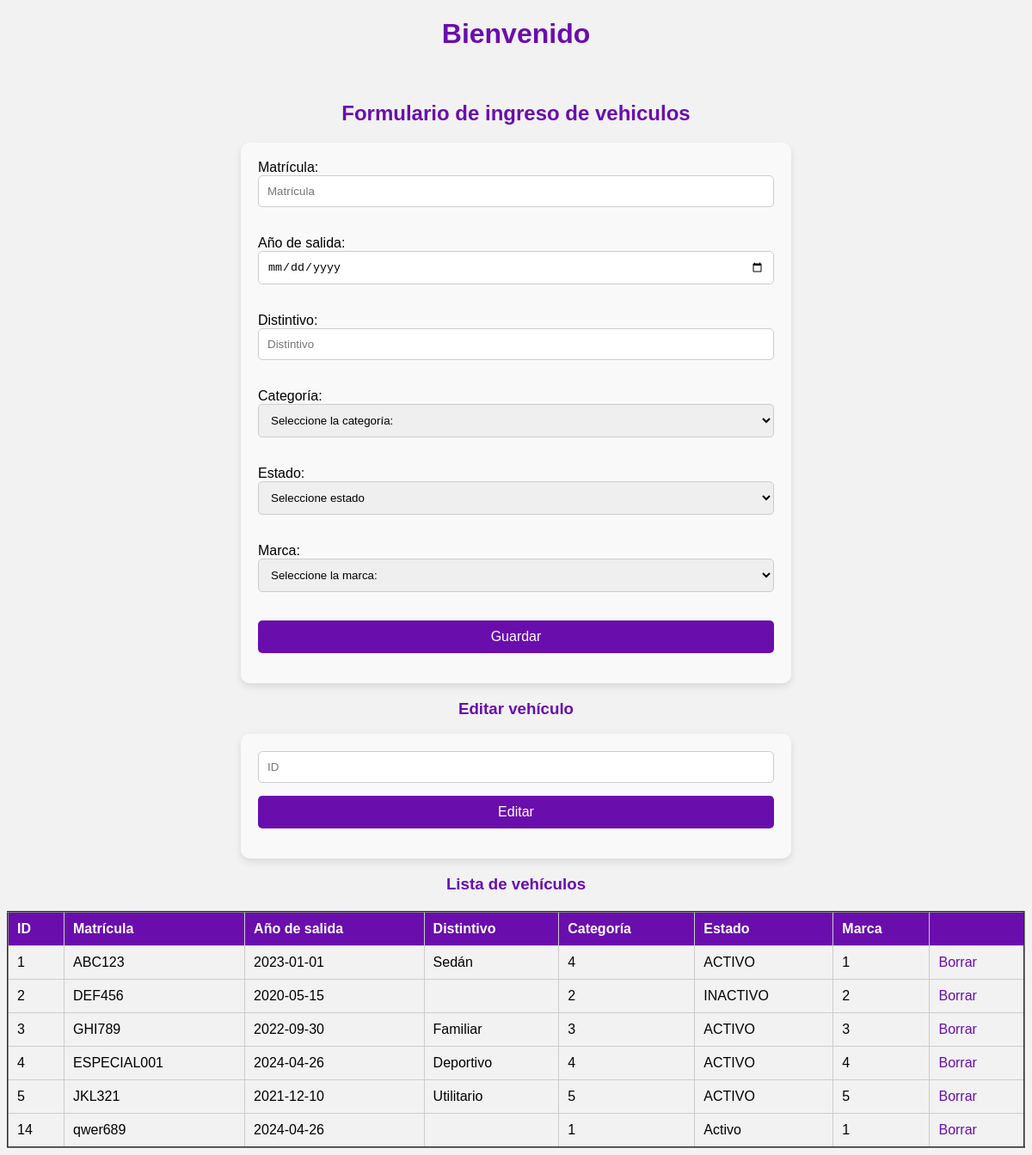
/CRUD_Chamely/index.php, run on the app's committed database.
### tables this page shows
CREATE TABLE `vehiculo` (
  `id_vh` int NOT NULL AUTO_INCREMENT,
  `matricula_vh` varchar(15) NOT NULL,
  `año_salida_vh` date NOT NULL,
  `distintivo_vh` text,
  `id_catg` int NOT NULL,
  `estado_vh` varchar(10) NOT NULL DEFAULT 'ACTIVO',
  `id_marca` int NOT NULL,
  PRIMARY KEY (`id_vh`),
  KEY `id_catg` (`id_catg`),
  KEY `id_marca` (`id_marca`),
  CONSTRAINT `vehiculo_ibfk_1` FOREIGN KEY (`id_catg`) REFERENCES `categoria_vh` (`id_catg`),
  CONSTRAINT `vehiculo_ibfk_2` FOREIGN KEY (`id_marca`) REFERENCES `marca_vh` (`id_marca`)
);

### CRUD_Chamely/index.php (the view, shortened to what this page needs)
<!DOCTYPE html>
<html lang="en">
<head>
</head>
<body>
<h1>Bienvenido</h1>
<br>
<h2>Formulario de ingreso de vehiculos</h2>
<form action="insertar.php" method="post">
    Matrícula:
    <br>
    <input type="text" name="matricula" placeholder="Matrícula">
    <br>
    <br>
    Año de salida:
    <br>
    <input type="date" name="año_salida">
    <br>
    <br>
    Distintivo:
    <br>
    <input type="text" name="distintivo" placeholder="Distintivo">
    <br>
    <br>
    Categoría:
    <select name="categoria">
        <option value="Seleccione" selected>Seleccione la categoría:</option>
    </select>
    <br>
    <br>
    Estado:
    <br>
    <select name="estado">
        <option value="Seleccione" selected>Seleccione estado
        <option value="Activo">Activo
</select>
<br>
    <br>
    Marca:
    <select name="marca">
        <option value="Seleccione" selected>Seleccione la marca:</option>
    </select>
    <br>
    <br>
    <button type="submit" name="submit">Guardar</button>
</form>
<h3>Editar vehículo</h3>
<form action="update.php" method="POST">
    <input type="text" name="id_vh" placeholder="ID">
    <button type="submit" name="update">Editar</button>
</form>
<h3>Lista de vehículos</h3>
<table border="2">
 <tr>
     <th>ID</th>
     <th>Matrícula</th>
     <th>Año de salida</th>
     <th>Distintivo</th>
     <th>Categoría</th>
     <th>Estado</th>
     <th>Marca</th>
     <th></th>
 <?php
 include_once 'conectar.php';
 $query = "SELECT * FROM vehiculo";
 $data = mysqli_query($mysqli, $query);
 $total = mysqli_num_rows($data);
 if($total!=0){
     while($row=mysqli_fetch_assoc($data)){
         echo "<tr> <td>" . $row['id_vh'] . "</td>
         <td>" . $row['matricula_vh'] . "</td>
         <td>" . $row['año_salida_vh'] . "</td>
         <td>" . $row['distintivo_vh'] . "</td>
         <td>" . $row['id_catg'] . "</td>
         <td>" . $row['estado_vh'] . "</td>
         <td>" . $row['id_marca'] . "</td>
         <td> <a href='delete.php?rn=$row[id_vh]'>Borrar</td> </tr>";
     }
 }
 ?>
</table>
</body>
</html>

### CRUD_Chamely/index.php (style rules this page uses)
body { font-family: Arial, sans-serif; background-color: #f2f2f2; }
h1, h2, h3 { color: #6a0dad; text-align: center; }
form { max-width: 600px; margin: 0 auto; background-color: #f9f9f9; padding: 20px; border-radius: 10px; box-shadow: 0 4px 8px rgba(0, 0, 0, 0.1); }
form input[type="text"], form input[type="date"], form select, form button { width: 100%; padding: 10px; margin-bottom: 15px; border: 1px solid #ccc; border-radius: 5px; box-sizing: border-box; }
form button { background-color: #6a0dad; color: #fff; font-size: 16px; border: none; cursor: pointer; }
table { width: 100%; border-collapse: collapse; margin-top: 20px; }
table th, table td { padding: 10px; border: 1px solid #ccc; text-align: left; }
table th { background-color: #6a0dad; color: #fff; }
table tr:nth-child(even) { background-color: #f2f2f2; }
table td a { color: #6a0dad; text-decoration: none; }

### data on the page
vehiculo: id_vh "1", matricula_vh "ABC123", año_salida_vh "2023-01-01", distintivo_vh "Sedán", id_catg "4", estado_vh "ACTIVO", id_marca "1"
vehiculo: id_vh "2", matricula_vh "DEF456", año_salida_vh "2020-05-15", id_catg "2", estado_vh "INACTIVO", id_marca "2"
vehiculo: id_vh "3", matricula_vh "GHI789", año_salida_vh "2022-09-30", distintivo_vh "Familiar", id_catg "3", estado_vh "ACTIVO", id_marca "3"
vehiculo: id_vh "4", matricula_vh "ESPECIAL001", año_salida_vh "2024-04-26", distintivo_vh "Deportivo", id_catg "4", estado_vh "ACTIVO", id_marca "4"
vehiculo: id_vh "5", matricula_vh "JKL321", año_salida_vh "2021-12-10", distintivo_vh "Utilitario", id_catg "5", estado_vh "ACTIVO", id_marca "5"
vehiculo: id_vh "14", matricula_vh "qwer689", año_salida_vh "2024-04-26", id_catg "1", estado_vh "Activo", id_marca "1"
